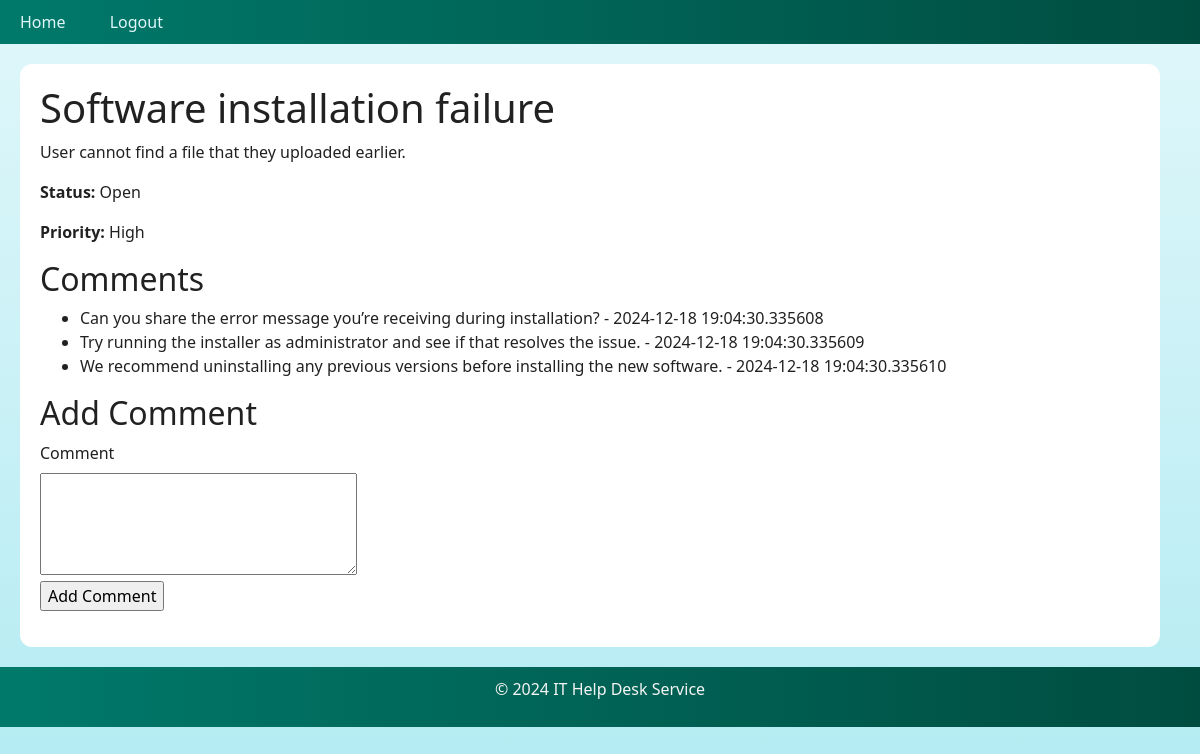
Page /ticket/13 (signed in) on the committed database.
### app/models.py (models this page shows, shortened)
class Ticket(db.Model):
    id = db.Column(db.Integer, primary_key=True)
    title = db.Column(db.String(100), nullable=False)
    description = db.Column(db.Text, nullable=False)
    status = db.Column(db.String(20), nullable=False)  # e.g., 'Open', 'In Progress', 'Resolved'
    priority = db.Column(db.String(20), nullable=False)  # e.g., 'Low', 'Medium', 'High'
    created_date = db.Column(db.DateTime, default=db.func.current_timestamp())
    resolved_date = db.Column(db.DateTime, nullable=True)
    user_id = db.Column(db.Integer, db.ForeignKey('user.id'), nullable=False)
    user = db.relationship('User')

class Comment(db.Model):
    id = db.Column(db.Integer, primary_key=True)
    content = db.Column(db.Text)
    timestamp = db.Column(db.DateTime, index=True, default=datetime.utcnow)
    ticket_id = db.Column(db.Integer, db.ForeignKey('ticket.id'))
    user_id = db.Column(db.Integer, db.ForeignKey('user.id'))

### app/routes.py (the view)
@bp.route('/ticket/<int:id>', methods=['GET', 'POST'])
@login_required
def ticket(id):
    ticket = Ticket.query.get_or_404(id)
    comments = Comment.query.filter_by(ticket_id=id).all()
    form = CommentForm()
    if form.validate_on_submit():
        comment = Comment(content=form.content.data, ticket_id=id, user_id=current_user.id)
        db.session.add(comment)
        db.session.commit()
        flash('Your comment has been added.')
        return redirect(url_for('routes.ticket', id=id))  # Correctly prefixed
    return render_template('ticket.html', title=ticket.title, ticket=ticket, comments=comments, form=form)

### app/forms.py
class CommentForm(FlaskForm):
    content = TextAreaField('Comment', validators=[DataRequired(), Length(min=1, max=1000)])
    submit = SubmitField('Add Comment')

### app/__init__.py (called while the page is built)
@login.user_loader
def load_user(user_id):
    from app.models import User
    return User.query.get(int(user_id))

### app/templates/ticket.html (shortened to what this page needs)
{% extends "base.html" %}
{% block content %}
  <h1>{{ ticket.title }}</h1>
  <p>{{ ticket.description }}</p>
  <p><strong>Status:</strong> {{ ticket.status }}</p>
  <p><strong>Priority:</strong> {{ ticket.priority }}</p>
  <h2>Comments</h2>
  <ul>
    {% for comment in comments %}
      <li>{{ comment.content }} - {{ comment.timestamp }}</li>
    {% endfor %}
  </ul>
  <h2>Add Comment</h2>
  <form method="post" action="{{ url_for('routes.ticket', id=ticket.id) }}">
    <p>
      {{ form.content.label }}<br>
      {{ form.content(cols=32, rows=4) }}<br>
      {{ form.submit() }}
    </p>
  </form>
{% endblock %}

### app/static/styles.css (style rules this page uses)
:root { --primary-bg-start: #e0f7fa; --primary-bg-end: #b2ebf2; --secondary-bg-color: #ffffff; --header-footer-bg-start: #00796b; --header-footer-bg-end: #004d40; --nav-link-color: #e0f7fa; --nav-link-hover-color: #80cbc4; --accent-button-bg-start: #4db6ac; --accent-button-bg-end: #26a69a; --text-color-dark: #212121; --text-color-light: #f5f5f5; --alert-success-bg: #e8f5e9; --alert-success-color: #2e7d32; --alert-error-bg: #ffebee; --alert-error-color: #c62828; }
body { font-family: 'Segoe UI', 'Helvetica Neue', Arial, sans-serif; background: linear-gradient(to bottom, var(--primary-bg-start), var(--primary-bg-end)); background-attachment: fixed; margin: 0; padding: 0; color: var(--text-color-dark); }

### rows in the picture
Ticket: title "Software installation failure", description "User cannot find a file that they uploaded earlier.", status "Open", priority "High"
Comment: content "Can you share the error message you’re receiving during installation?", timestamp "2024-12-18 19:04:30.335608"
Comment: content "Try running the installer as administrator and see if that resolves the issue.", timestamp "2024-12-18 19:04:30.335609"
Comment: content "We recommend uninstalling any previous versions before installing the new software.", timestamp "2024-12-18 19:04:30.335610"
